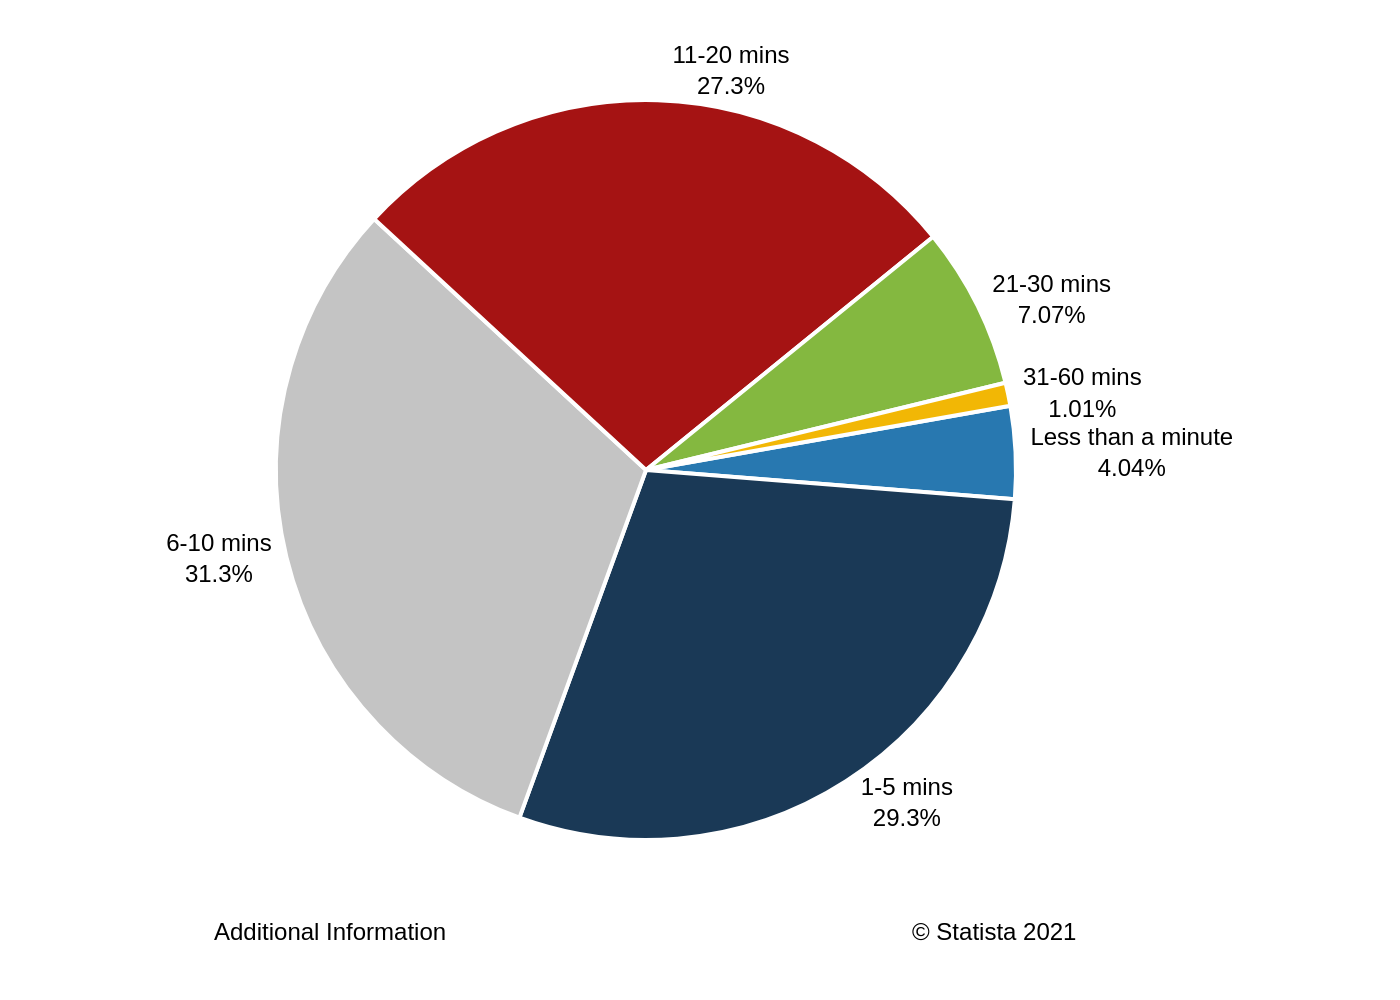

Source code (Python):
import sys
import json
import plotly.graph_objects as go
import os

# Check if the path to the JSON file is provided as a command-line argument
if len(sys.argv) != 2:
    print("Usage: python generate_chart.py <path_to_json_file>")
    sys.exit(1)

# Get the JSON file path from the command-line arguments
json_filepath = sys.argv[1]

# Check if the JSON file exists
if not os.path.exists(json_filepath):
    print(f"Error: JSON file not found at '{json_filepath}'")
    sys.exit(1)

# Read and parse the JSON file
try:
    with open(json_filepath, 'r', encoding='utf-8') as f:
        chart_config = json.load(f)
except json.JSONDecodeError:
    print(f"Error: Invalid JSON format in '{json_filepath}'")
    sys.exit(1)

# Extract data and text from the configuration
chart_data = chart_config.get('chart_data', [])
texts = chart_config.get('texts', {})
colors = chart_config.get('colors', [])

# Prepare data for the pie chart
labels = [item['category'] for item in chart_data]
values = [item['value'] for item in chart_data]

# Create the pie chart figure
fig = go.Figure()

fig.add_trace(go.Pie(
    labels=labels,
    values=values,
    marker=dict(
        colors=colors,
        line=dict(color='white', width=2)
    ),
    hoverinfo='label+percent',
    textinfo='label+percent',
    textposition='outside',
    sort=False,  # Preserve the original order from the JSON
    direction='clockwise',
    rotation=80 # Adjust rotation to match the original chart's starting point
))

# Update the layout for a clean and accurate appearance
fig.update_layout(
    showlegend=False,
    margin=dict(l=80, r=80, t=50, b=80),
    font=dict(
        family="Arial",
        size=12,
        color="black"
    ),
    annotations=[
        dict(
            showarrow=False,
            text=texts.get('note', ''),
            x=0.0,
            y=-0.1,
            xref="paper",
            yref="paper",
            xanchor="left",
            yanchor="top",
            align="left"
        ),
        dict(
            showarrow=False,
            text=texts.get('source', ''),
            x=1.0,
            y=-0.1,
            xref="paper",
            yref="paper",
            xanchor="right",
            yanchor="top",
            align="right"
        )
    ]
)

# Determine the output filename from the input JSON filename
base_filename = os.path.splitext(os.path.basename(json_filepath))[0]
output_filename = f"{base_filename}.png"

# Save the figure as a high-resolution PNG image
fig.write_image(output_filename, scale=2)

print(f"Chart successfully generated and saved as '{output_filename}'")
